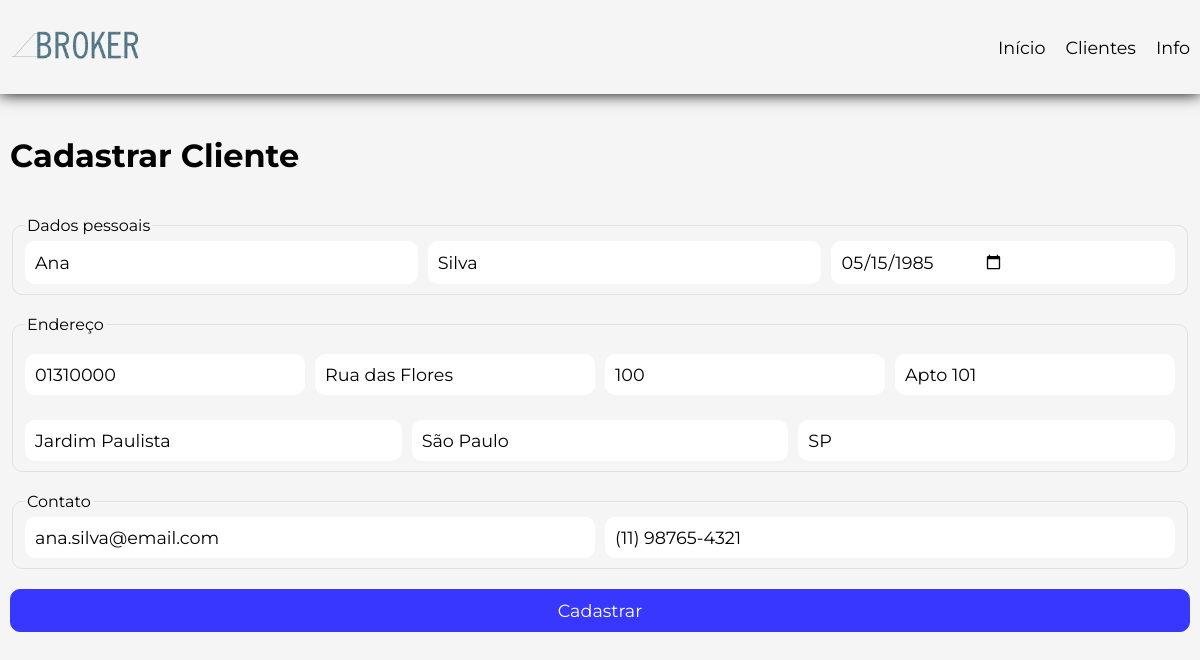
The app's page /clientes/cadastrar?id=1, older data.
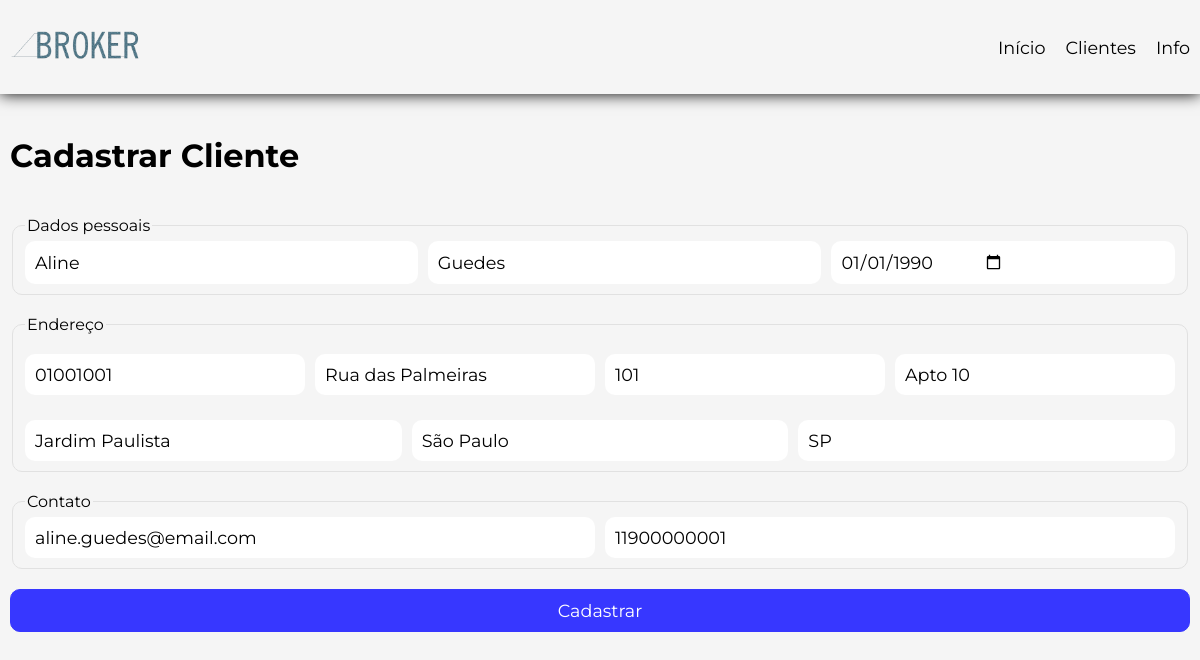
The same page, newer data.
### tables this page shows
CREATE TABLE addresses (
	id INT AUTO_INCREMENT NOT NULL,
	id_customer INT NOT NULL,
	street VARCHAR(100) NOT NULL,
	number INT NOT NULL,
	complement VARCHAR(10),
	neighborhood VARCHAR(100) NOT NULL,
	city VARCHAR(100) NOT NULL,
	state CHAR(2) NOT NULL,
	cep VARCHAR(8) NOT NULL,
	active BOOLEAN NOT NULL DEFAULT TRUE,
	created_at TIMESTAMP NOT NULL,
	modified_at TIMESTAMP,
	deleted_at TIMESTAMP,
	PRIMARY KEY(id),
	FOREIGN KEY(id_customer) REFERENCES customers(id)
);

CREATE TABLE customers (
	id INT AUTO_INCREMENT NOT NULL,
	first_name VARCHAR(40) NOT NULL,
	last_name VARCHAR(40) NOT NULL,
	cpf VARCHAR(11),
	birth_date DATE,
	cellphone VARCHAR(15),
	email varchar(254),
	active BOOLEAN NOT NULL DEFAULT TRUE,
	created_at TIMESTAMP NOT NULL,
	modified_at TIMESTAMP,
	deleted_at TIMESTAMP,
	PRIMARY KEY(id)
);

### App/Controller/CustomerController.php (called while the page is built, shortened)
<?php
final class CustomerController {
    private readonly CustomerUsecase $usecase;
    public function __construct(CustomerUsecase $usecase) {
        $this->usecase = $usecase;
    }
    final public function detail(): void {
        if (isset($_GET['id'])) {
            $customer = $this->usecase->getById((int) $_GET['id']);
        }
        require_once VIEW . 'pages/create.php';
    }
}

### App/Usecase/CustomerUsecase.php (called while the page is built, shortened)
<?php
final class CustomerUsecase {
    private readonly CustomerRepository $repo;
    public function __construct(CustomerRepository $repo) {
        $this->repo = $repo;
    }
    public function getById(int $id): ?CustomerDtoResponse {
        $result = $this->repo->fetch($id);
        if (!empty($result)) {
            return $result;
        }
        return null;
    }
}

### App/Repository/CustomerRepository.php (called while the page is built, shortened)
<?php
class CustomerRepository implements IRepository {
    private readonly mysqli $db;
    public function __construct(mysqli $db) {
        $this->db = $db;
    }
    public function fetch(int $id): ?object {
        $query = "SELECT c.id, c.first_name, c.last_name, c.birth_date, c.cellphone, c.email, c.created_at AS c_created_at, c.modified_at AS c_modified_at, c.deleted_at AS c_deleted_at,
                a.street, a.number, a.complement, a.neighborhood, a.city, a.state, a.cep, a.created_at AS a_created_at, a.modified_at AS a_modified_at, a.deleted_at AS a_deleted_at
                FROM customers c
                JOIN addresses a ON c.id = a.id
                WHERE c.id = ? AND c.active = true
                ORDER BY c.first_name ASC;";
        $stmt = $this->db->prepare($query);
        $success = $stmt->bind_param("i", $id);
        $stmt->execute();
        $result = $stmt->get_result();
        $row = $result->fetch_assoc();
        $address = new AddressDtoResponse(null, $row['street'],$row['number'],
            $row['complement'],$row['neighborhood'],$row['city'], $row['cep'],
                $row['state'], null, $row['a_created_at'], $row['a_modified_at'], $row['a_deleted_at']);
        $customer = new CustomerDtoResponse($row['id'], $row['first_name'], $row['last_name'], $row['birth_date'],
                $row['email'], $row['cellphone'], $address, $row['c_created_at'], $row['c_modified_at'], $row['c_deleted_at']);
        return $customer;
    }
}

### App/Dto/Response/CustomerDtoResponse.php (called while the page is built, shortened)
<?php
    final class CustomerDtoResponse {
        private ?string $firstName;
        private ?string $lastName;
        private ?string $birthDate;
        private ?string $email;
        private ?string $cellphone;
        private ?AddressDtoResponse $address;
        public function getFirstName(): ?string {
            return $this->firstName;
        }
        public function getLastName(): ?string {
            return $this->lastName;
        }
        public function getBirthDate(): ?string {
            return $this->birthDate;
        }
        public function getEmail(): ?string {
            return $this->email;
        }
        public function getCellphone(): ?string {
            return $this->cellphone;
        }
        public function getAddress(): ?AddressDtoResponse {
            return $this->address;
        }
        public function setFirstName(?string $firstName): void {
            $this->firstName = $firstName;
        }
        public function setLastName(?string $lastName): void {
            $this->lastName = $lastName;
        }
        public function setBirthDate(?string $birthDate): void {
            $this->birthDate = $birthDate;
        }
        public function setEmail(?string $email): void {
            if (!empty($email)) {
                if (filter_var($email, FILTER_VALIDATE_EMAIL)) {
                    $this->email = $email;
                    return;
                }
                throw new Exception("Email is not valid", 400);
            } else {
                $this->email = $email;
            }
        }
        public function setCellphone(?string $cellphone): void {
            $this->cellphone = $cellphone;
        }
        public function setAddress(?AddressDtoResponse $address): void {
            $this->address = $address;
        }
    }

### App/Dto/Response/AddressDtoResponse.php (called while the page is built, shortened)
<?php
final class AddressDtoResponse {
    private ?string $street;
    private ?int $number;
    private ?string $complement;
    private ?string $neighborhood;
    private ?string $city;
    private ?string $cep;
    private ?string $state;
    public function getStreet(): ?string {
        return $this->street;
    }
    public function getNumber(): ?int {
        return $this->number;
    }
    public function getComplement(): ?string {
        return $this->complement;
    }
    public function getNeighborhood(): ?string {
        return $this->neighborhood;
    }
    public function getCity(): ?string {
        return $this->city;
    }
    public function getCep(): ?string {
        return $this->cep;
    }
    public function getState(): ?string {
        return $this->state;
    }
    public function setStreet(?string $street): void {
        $this->street = $street;
    }
    public function setNumber(?int $number): void {
        $this->number = $number;
    }
    public function setComplement(?string $complement): void {
        $this->complement = $complement;
    }
    public function setNeighborhood(?string $neighborhood): void {
        $this->neighborhood = $neighborhood;
    }
    public function setCity(?string $city): void {
        $this->city = $city;
    }
    public function setCep(?string $cep): void {
        $this->cep = $cep;
    }
    public function setState(?string $state): void {
        $this->state = $state;
    }
}

### App/view/components/form.php (the view, shortened to what the changed rows need)
<div class="container">
    <h1>Cadastrar Cliente</h1>
    <form method="post" action="/create">
        <fieldset class="customer-data-forms">
            <legend>Dados pessoais</legend>
            <input type="text" placeholder="Nome do cliente" value="<?= $customer->getFirstName() ?? ""  ?>" name="first_name" id="first_name">
            <input type="text" placeholder="Sobrenome do cliente" value="<?= $customer->getLastName() ?? ""  ?>" name="last_name" id="last_name">
            <input type="date" placeholder="Data de Nascimento" value="<?= $customer->getBirthDate() ?? "" ?>" name="birth_date" id="birth_date">
        </fieldset>
        <fieldset class="address-form">
            <legend>Endereço</legend>
            <?php if ($customer->getAddress() != null): ?>
                <div class="group-form">
                    <input type="text" placeholder="Digite o CEP" value="<?= $customer->getAddress()->getCep() ?? "" ?>" name="cep" id="cep">
                    <input type="text" placeholder="Digite a rua" value="<?= $customer->getAddress()->getStreet() ?? "" ?>" name="street" id="street">
                    <input type="text" placeholder="Digite o número" value="<?= $customer->getAddress()->getNumber() ?? "" ?>" name="number" id="number">
                    <input type="text" placeholder="Digite o complemento" value="<?= $customer->getAddress()->getComplement() ?? "" ?>" name="complement" id="complement">
                </div>
                <div class="group-form">
                    <input type="text" placeholder="Digite o bairro" value="<?= $customer->getAddress()->getNeighborhood() ?? "" ?>" name="neighborhood" id="neighborhood">
                    <input type="text" placeholder="Digite a cidade" value="<?= $customer->getAddress()->getCity() ?? "" ?>" name="city" id="city">
                    <input type="text" placeholder="Digite o estado" value="<?= $customer->getAddress()->getState() ?? "" ?>" name="state" id="state">
                </div>
            <?php endif ?>
        </fieldset>
        <fieldset class="contact-form">
            <legend>Contato</legend>
            <input type="email" placeholder="Digite o seu melhor e-mail" value="<?= $customer->getEmail() ?? "" ?>" name="email" id="email">
            <input type="text" placeholder="Digite o seu número de celular" value="<?= $customer->getCellphone() ?? "" ?>" name="cellphone" id="cellphone">
        </fieldset>
        <input type="submit" class="btn-submit" value="Cadastrar" style="margin-top: 20px;">
    </form>
</div>

Row changes from the older to the newer data that the page shows:
changed addresses "Jardim Paulista": first_name "Ana" → "Aline"; last_name "Silva" → "Guedes"; birth_date "05/15/1985" → "01/01/1990"; cep "01310000" → "01001001"; street "Rua das Flores" → "Rua das Palmeiras"; number "100" → "101"; complement "Apto 101" → "Apto 10"; email "ana.silva@email.com" → "aline.guedes@email.com"; cellphone "(11) 98765-4321" → "11900000001"
